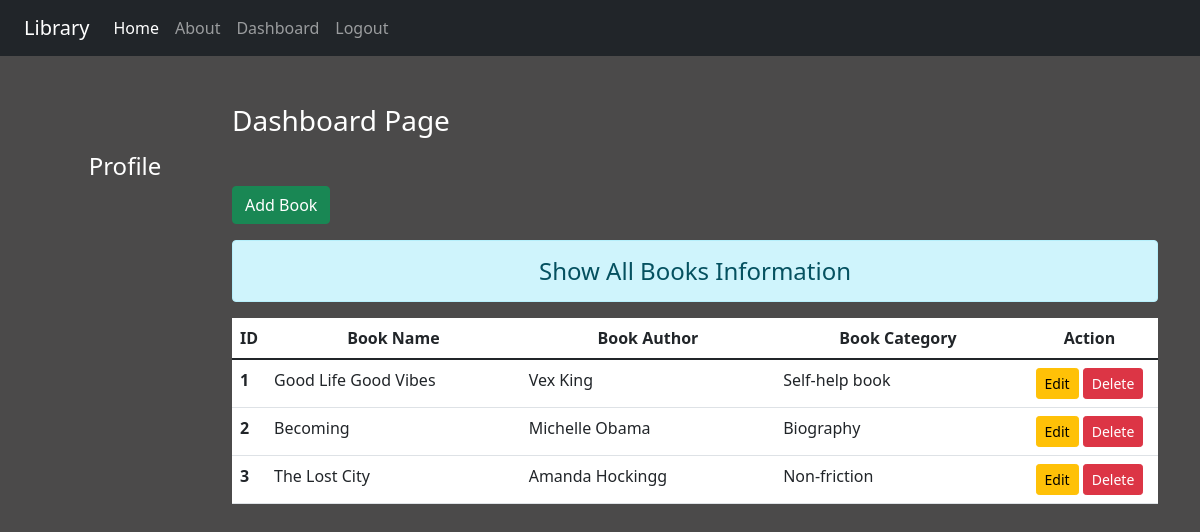
The page /dashboard/ (signed in) on the database its author committed.
### book/models.py (models this page shows)
class Book(models.Model):
    book_name=models.CharField(max_length=100)
    book_author=models.CharField(max_length=100)
    book_category=models.CharField(max_length=100)

### book/views.py (the view)
# urls.py: path('dashboard/', views.dashboard, name='dashboard'),
def dashboard(request):
    if request.user.is_authenticated:
        posts = Book.objects.all()
        user = request.user
        full_name = user.get_full_name()
        gps = user.groups.all()
        return render(request, 'book/dashboard.html', {'posts':posts, 'full_name':full_name, 'groups':gps})
    else:
        return HttpResponseRedirect('/login')

### book/templates/book/dashboard.html (shortened to what this page needs)
{% extends 'book/base.html' %}
{% load static %}
{% block side %}
<div class="col-sm-2 text-white my-5 text-center">
    <h4 class="my-5">Profile</h4>
</div>
{% endblock side %}
{% block content %}
<div class="col-sm-10">
    <h3 class="text-white my-5">Dashboard Page</h3>
    <a href="{% url 'addbook' %}" class="btn btn-success">Add Book</a>
    <h4 class="text-center alert alert-info mt-3">Show All Books Information</h4>
        {% if posts %}
            <table class="table table-hover bg-white">
                <thead>
                    <tr class="text-center">
                        <th scope="col" style="width:2%">ID</th>
                        <th scope="col" style="width:28%">Book Name</th>
                        <th scope="col" style="width:28%">Book Author</th>
                        <th scope="col" style="width:27%">Book Category</th>
                        <th scope="col" style="width:15%">Action</th>
                    </tr>
                </thead>
                <tbody>
                    {% for post in posts %}
                    <tr>
                        <th scope="row">{{post.id}}</th>
                        <td>{{post.book_name}}</td>
                        <td>{{post.book_author}}</td>
                        <td>{{post.book_category}}</td>
                        <td class="text-center">
                            <a href="{% url 'updatebook' post.id %}" class="btn btn-warning btn-sm">Edit</a>
                            {% if perms.blog.delete_post %}
                            <form action="{% url 'deletebook' post.id %}" method="post" class="d-inline">
                                <input type="submit" class="btn btn-danger btn-sm" value="Delete">
                            </form>
                            {% endif %}
                        </td>
                    </tr>
                    {% endfor %}
                </tbody>
            </table>
        {% else %}
            <h4 class="text-center alert alert-warning">No Records</h4>
        {% endif %}
</div>
{% endblock content %}

### book/templates/book/base.html (shortened to what this page needs)
<!DOCTYPE html>
{% load static %}
<html lang="en">
<head>
    <link rel="stylesheet" href="{% static 'book/css/bootstrap.css'%}">
    <link rel="stylesheet" href="{% static 'book/css/style.css'%}">
</head>
<body>
    <div class="container-fluid bg-dark">
        {% include 'book/navbar.html' %}
    </div>
    <div class="container">
        <div class="row">
            {% block side %}
            {% endblock side %}
            {% block content %}
            {% endblock content %}
        </div>
    </div>
</body>
</html>

### book/templates/book/navbar.html (shortened to what this page needs)
<nav class="navbar navbar-expand-lg navbar-dark bg-dark">
    <div class="container-fluid">
      <a class="navbar-brand" href="#">Library</a>
      <div class="collapse navbar-collapse" id="navbarNav">
        <ul class="navbar-nav me-auto mb-2 mb-lg-0">
          <li class="nav-item">
            <a class="nav-link active" aria-current="page" href="/">Home</a>
          </li>
          <li class="nav-item">
            <a class="nav-link" href="{% url 'about' %}">About</a>
          </li>
          {% if request.user.is_authenticated %}
          <li class="nav-item">
            <a class="nav-link" href="{% url 'dashboard' %}">Dashboard</a>
          </li>
          <li class="nav-item">
            <a class="nav-link" href="{% url 'logout' %}">Logout</a>
          </li>
          {% endif %}
        </ul>
      </div>
    </div>
  </nav>

### book/static/book/css/style.css (style rules this page uses)
body { background-color: rgb(75, 74, 74); color: antiquewhite; }

### rows shown on the page
Book: id "1", book_name "Good Life Good Vibes", book_author "Vex King", book_category "Self-help book"
Book: id "2", book_name "Becoming", book_author "Michelle Obama", book_category "Biography"
Book: id "3", book_name "The Lost City", book_author "Amanda Hockingg", book_category "Non-friction"
